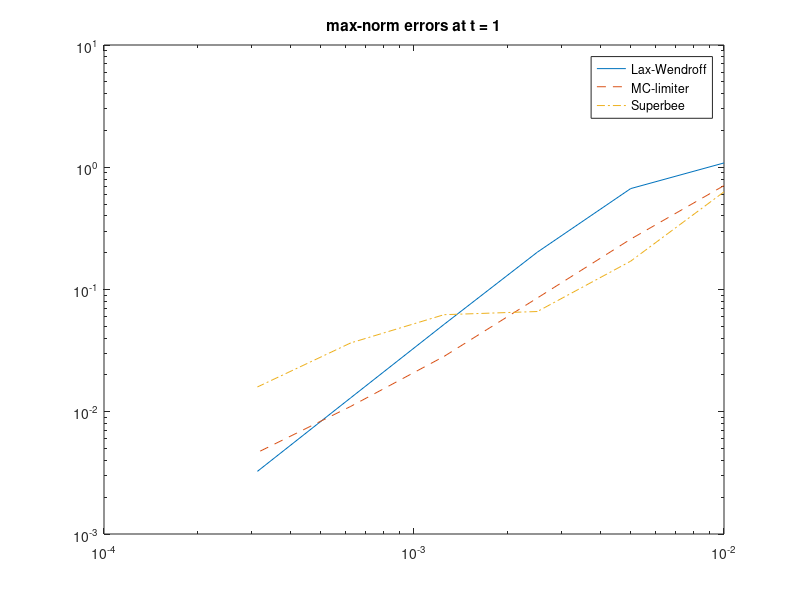

This chart was generated by the following MATLAB code: (Note: this script raises an error after producing the figure.)

% Errors computed with different methods at time t=1 and t=2
%
%             dx          max-norm      1-norm

errmct1 = [ ...
            1.0000e-02   7.0796e-01   8.6617e-02 ; ...
	    5.0000e-03   2.5829e-01   2.2309e-02 ; ...
	    2.5000e-03   8.5244e-02   6.5538e-03 ; ...
	    1.2500e-03   2.8355e-02   1.9658e-03 ; ...
	    6.2500e-04   1.1062e-02   5.2749e-04 ; ...
	    3.1250e-04   4.6413e-03   1.3494e-04 ...
	  ];


errmct2 = [ ...
            1.0000e-02   8.5885e-01   1.0640e-01 ; ...
	    5.0000e-03   3.9795e-01   4.0521e-02 ; ...
	    2.5000e-03   1.2244e-01   9.6374e-03 ; ...
	    1.2500e-03   4.0759e-02   3.3628e-03 ; ...
	    6.2500e-04   1.6929e-02   9.7392e-04 ; ...
	    3.1250e-04   7.2366e-03   2.5607e-04 ...
	  ];


errlwt1 = [ ...
            1.0000e-02   1.0845e+00   1.4077e-01 ; ...
	    5.0000e-03   6.6908e-01   8.3756e-02 ; ...
	    2.5000e-03   2.0207e-01   2.4130e-02 ; ...
	    1.2500e-03   5.1820e-02   6.1444e-03 ; ...
	    6.2500e-04   1.3004e-02   1.5401e-03 ; ...
	    3.1250e-04   3.2533e-03   3.8517e-04  ...
	  ];


errlwt2 = [ ...
            1.0000e-02   9.9977e-01   1.2523e-01 ; ...
	    5.0000e-03   1.0485e+00   1.3710e-01 ; ...
	    2.5000e-03   3.8846e-01   4.7194e-02 ; ...
	    1.2500e-03   1.0318e-01   1.2264e-02 ; ...
	    6.2500e-04   2.5989e-02   3.0795e-03 ; ...
	    3.1250e-04   6.5059e-03   7.7032e-04  ...
	  ];

errsbt1 = [ ...
            1.0000e-02   6.2913e-01   7.5112e-02 ; ...
	    5.0000e-03   1.7050e-01   1.8688e-02 ; ...
	    2.5000e-03   6.6053e-02   5.0801e-03 ; ...
	    1.2500e-03   6.2229e-02   4.1482e-03 ; ...
	    6.2500e-04   3.6565e-02   1.8037e-03 ; ...
	    3.1250e-04   1.5949e-02   5.2307e-04  ...
	  ];


errsbt2 = [ ...
            1.0000e-02   8.0753e-01   9.8935e-02 ; ...
	    5.0000e-03   2.2674e-01   2.1296e-02 ; ...
	    2.5000e-03   8.2798e-02   7.1005e-03 ; ...
	    1.2500e-03   6.9484e-02   4.7224e-03 ; ...
	    6.2500e-04   5.4547e-02   3.0940e-03 ; ...
	    3.1250e-04   2.3720e-02   9.7326e-04 ...
	  ];

clf
%Haxes = axes('position',[.1 .1 .8 .8]);
set(gca,'fontsize',15)
loglog(errlwt1(:,1),errlwt1(:,2),'-')
hold on
loglog(errmct1(:,1),errmct1(:,2),'--')
loglog(errsbt1(:,1),errsbt1(:,2),'-.')
title('max-norm errors at t = 1')
legend('Lax-Wendroff','MC-limiter','Superbee')
hold off
query

clf
%Haxes = axes('position',[.1 .1 .8 .8]);
set(gca,'fontsize',15)
loglog(errlwt2(:,1),errlwt2(:,2),'-')
hold on
loglog(errmct2(:,1),errmct2(:,2),'--')
loglog(errsbt2(:,1),errsbt2(:,2),'-.')
title('max-norm errors at t = 2')
legend('Lax-Wendroff','MC-limiter','Superbee')
hold off
query

clf
%Haxes = axes('position',[.1 .1 .8 .8]);
set(gca,'fontsize',15)
loglog(errlwt1(:,1),errlwt1(:,3),'-')
hold on
loglog(errmct1(:,1),errmct1(:,3),'--')
loglog(errsbt1(:,1),errsbt1(:,3),'-.')
title('1-norm errors at t = 1')
legend('Lax-Wendroff','MC-limiter','Superbee')
hold off
query

clf
%Haxes = axes('position',[.1 .1 .8 .8]);
set(gca,'fontsize',15)
loglog(errlwt2(:,1),errlwt2(:,3),'-')
hold on
loglog(errmct2(:,1),errmct2(:,3),'--')
loglog(errsbt2(:,1),errsbt2(:,3),'-.')
title('1-norm errors at t = 2')
legend('Lax-Wendroff','MC-limiter','Superbee')
hold off

ne = size(errmct2,1);
A = [1  log(errmct2(ne-1,1));  1 log(errmct2(ne,1))];
b = [log(errmct2(ne-1,3));  log(errmct2(ne,3))];
y = A\b;
C = exp(y(1));
order = y(2);
disp(['1-norm error for MC = ' num2str(C) ' * h^(' num2str(order) ')'])

ne = size(errlwt2,1);
A = [1  log(errlwt2(ne-1,1));  1 log(errlwt2(ne,1))];
b = [log(errlwt2(ne-1,3));  log(errlwt2(ne,3))];
y = A\b;
C = exp(y(1));
order = y(2);
disp(['1-norm error for LW = ' num2str(C) ' * h^(' num2str(order) ')'])
